Frame 1 (no input): blank canvas, image omitted
Frame 60 (no input): blank canvas, image omitted
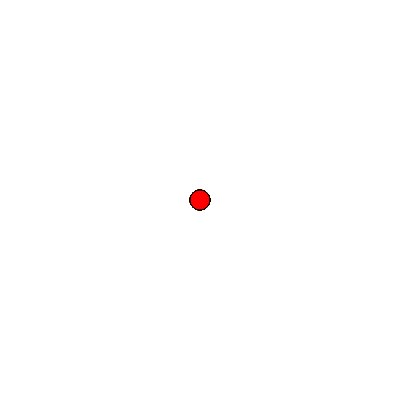
Frame 120 (the mouse pressed at the canvas centre since frame 60)

The p5.js sketch whose frames 1 and 60 were blank and that drew this single picture after the mouse press (run headless with seeded random() and noise() and a simulated clock; from frame 60 on, the mouse is pressed at the canvas centre):

// p5.js sketch
// ── sketch.js
//Projeto 3 - Desenhando circulos

function setup() {
  createCanvas(400, 400);
}

function draw() {
  stroke("black")
  fill(255,0,0);
  if(mouseIsPressed){
    circle(mouseX,mouseY,20);
  }
}
